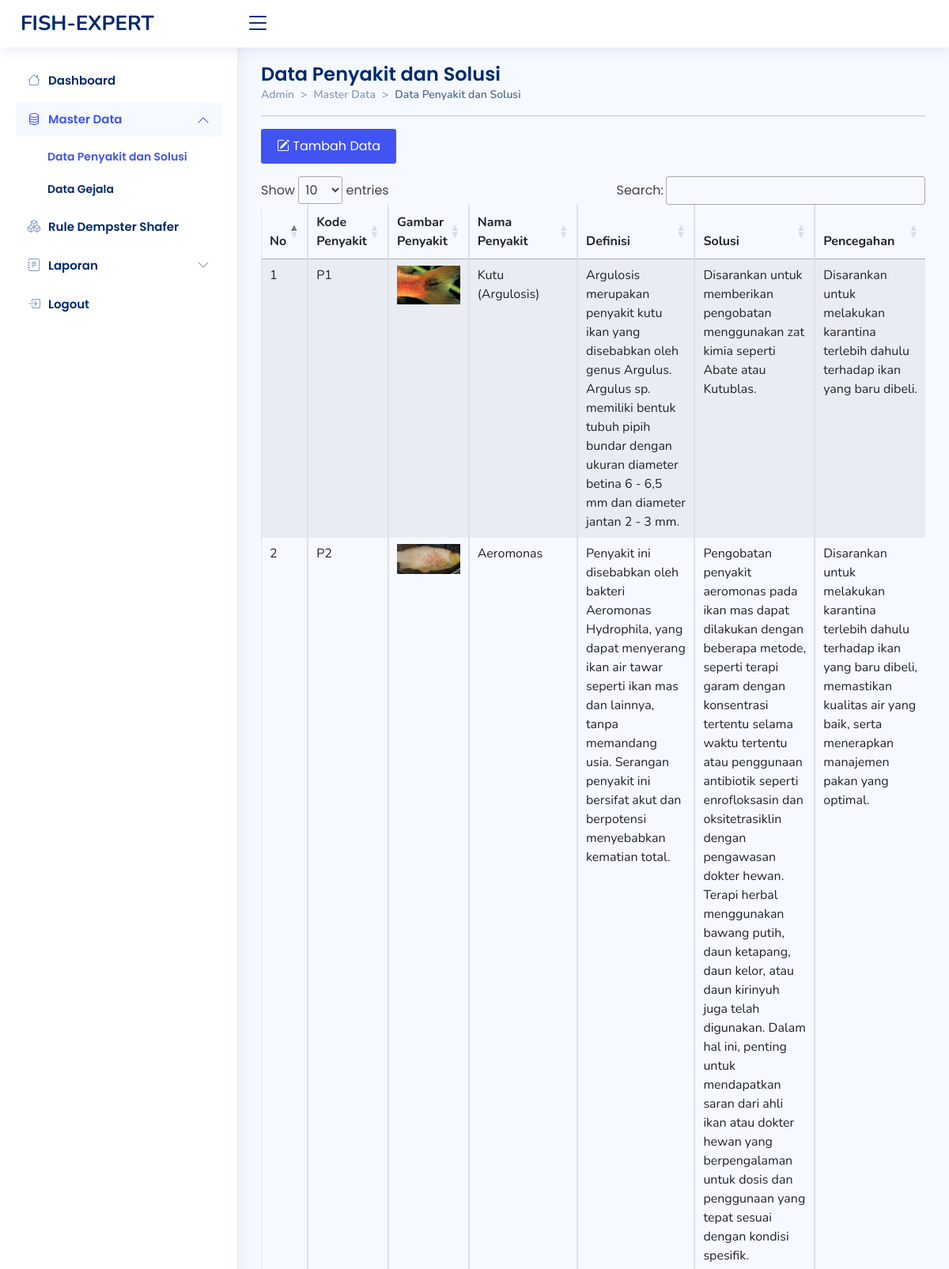
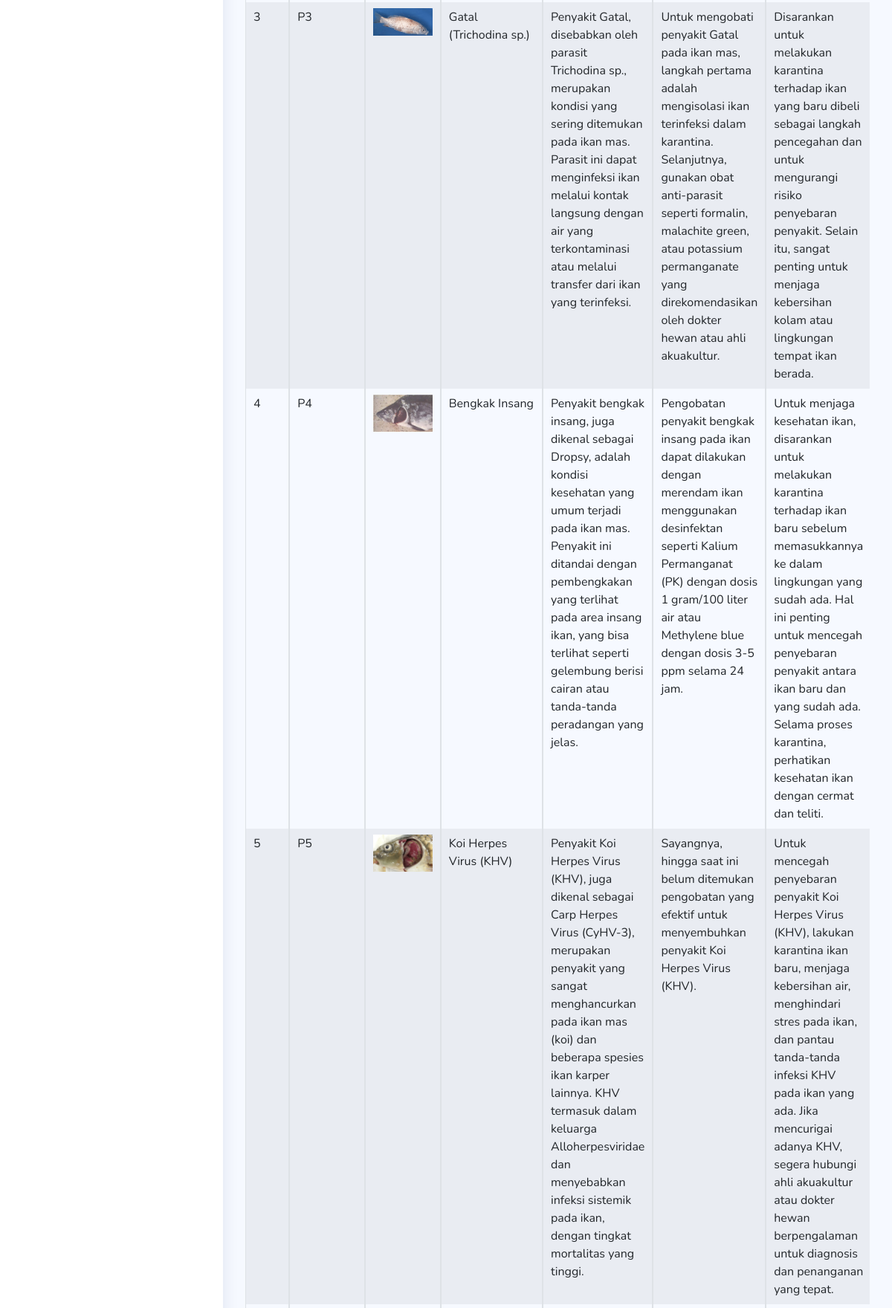
/dist/admin/penyakit/penyakit.php (upper part), run on the app's committed database (2 pictures, top to bottom).
### tables this page shows
CREATE TABLE `tb_penyakit` (
  `id` int(11) NOT NULL,
  `kdpenyakit` varchar(3) DEFAULT NULL,
  `nama_penyakit` varchar(100) DEFAULT NULL,
  `definisi` text DEFAULT NULL,
  `solusi` text NOT NULL,
  `pencegahan` text NOT NULL,
  `gambar` varchar(100) NOT NULL
);

### dist/admin/penyakit/penyakit.php (the view, shortened to what this page needs)
<!DOCTYPE html>
<html lang="en">
<head>
  <link href="../../vendor/bootstrap/css/bootstrap.min.css" rel="stylesheet">
  <link rel="stylesheet" href="https://cdn.jsdelivr.net/npm/bootstrap-icons@1.10.2/font/bootstrap-icons.css">
  <link href="../../vendor/boxicons/css/boxicons.min.css" rel="stylesheet">
  <link href="../../vendor/quill/quill.snow.css" rel="stylesheet">
  <link href="../../vendor/quill/quill.bubble.css" rel="stylesheet">
  <link href="../../vendor/remixicon/remixicon.css" rel="stylesheet">
  <link href="../../vendor/simple-datatables/style.css" rel="stylesheet">
  <link rel="stylesheet" href="https://cdn.datatables.net/1.12.1/css/jquery.dataTables.min.css">
  <link href="../../css/style.css" rel="stylesheet">
</head>
<body>
  <header id="header" class="header fixed-top d-flex align-items-center">
    <div class="d-flex align-items-center justify-content-between">
      <a href="../index.php" class="logo d-flex align-items-center">
        <span class="d-none d-lg-block">FISH-EXPERT</span>
      </a>
      <i class="bi bi-list toggle-sidebar-btn"></i>
    </div>
  </header>
  <aside id="sidebar" class="sidebar">
    <ul class="sidebar-nav" id="sidebar-nav">
      <li class="nav-item">
        <a class="nav-link collapsed" href="../index.php">
          <i class="bi bi-house"></i>
          <span>Dashboard</span>
        </a>
      </li>
      <li class="nav-item">
        <a class="nav-link" data-bs-target="#components-nav" data-bs-toggle="collapse" href="#">
          <i class="bi bi-database"></i><span>Master Data</span><i class="bi bi-chevron-down ms-auto"></i>
        </a>
        <ul id="components-nav" class="nav-content collapse show" data-bs-parent="#sidebar-nav">
          <li>
            <a href="../penyakit/penyakit.php" class="active">
              <span>Data Penyakit dan Solusi</span>
            </a>
          </li>
          <li>
            <a href="../gejala/gejala.php">
              <span>Data Gejala</span>
            </a>
          </li>
        </ul>
      </li>
      <li class="nav-item">
        <a class="nav-link collapsed" href="../rules/rules.php">
          <i class="bi bi-boxes"></i>
          <span>Rule Dempster Shafer</span>
        </a>
      </li>
      <li class="nav-item">
        <a class="nav-link collapsed" data-bs-target="#forms-nav" data-bs-toggle="collapse" href="#">
          <i class="bi bi-journal-text"></i><span>Laporan</span><i class="bi bi-chevron-down ms-auto"></i>
        </a>
      </li>
      <li class="nav-item">
        <a class="nav-link collapsed" href="javascript:;" data-bs-toggle="modal" data-bs-target="#logoutmodal">
          <i class="bi bi-box-arrow-in-right"></i>
          <span>Logout</span>
        </a>
      </li>
    </ul>
  </aside>
  <main id="main" class="main">
    <div class="pagetitle">
      <h1>Data Penyakit dan Solusi</h1>
      <nav style="--bs-breadcrumb-divider: '>';">
        <ol class="breadcrumb">
          <li class="breadcrumb-item"><a href="index.php">Admin</a></li>
          <li class="breadcrumb-item">Master Data</li>
          <li class="breadcrumb-item active">Data Penyakit dan Solusi</li>
        </ol>
      </nav>
      <hr>
    </div>
    <section>
      <div class="row">
        <div class="col-md-12">
          <button type="button" class="tambah btn-md mb-3" data-bs-toggle="modal" data-bs-target="#tambahmodal"><i class="bi bi-pencil-square"></i> Tambah Data</button>
          <div class="table-responsive">
            <table id="myTable" class="table table-striped table-hover table-bordered">
              <thead>
                <tr>
                  <th>No</th>
                  <th>Kode Penyakit</th>
                  <th>Gambar Penyakit</th>
                  <th>Nama Penyakit</th>
                  <th>Definisi</th>
                  <th>Solusi</th>
                  <th>Pencegahan</th>
                </tr>
              </thead>
              <tbody>
                <?php
                include "../../../koneksi.php";
                $sql = "SELECT * FROM tb_penyakit  ORDER BY kdpenyakit";
                $qry = mysqli_query($koneksi, $sql) or die("SQL Error" . mysqli_error($koneksi));
                $no = 0;
                while ($data = mysqli_fetch_array($qry)) {
                  $no++;
                ?>
                  <tr>
                    <td><?php echo $no; ?></td>
                    <td><?php echo $data['kdpenyakit']; ?></td>
                    <td><img src="../../img/thumb/<?php echo $data['gambar']; ?>" alt="Gambar Penyakit" width="100%" height="100%"></td>
                    <td><?php echo $data['nama_penyakit']; ?></td>
                    <td><?php echo $data['definisi']; ?></td>
                    <td><?php echo $data['solusi']; ?></td>
                    <td><?php echo $data['pencegahan']; ?></td>
                  </tr><?php } ?>
              </tbody>
            </table>
          </div>
        </div>
      </div>
    </section>
  </main>
</body>
</html>

### dist/admin/penyakit/penyakit.php (style rules this page uses)
.table { border-radius: 40px; overflow: hidden; font-family: "Nunito", sans-serif; border-radius: 8px; overflow: hidden; }
.tambah { background-color: #4154f1; border: none; color: white; padding: 10px 20px; border-radius: 3px; }

### data on the page
tb_penyakit: kdpenyakit "P1", gambar (picture), nama_penyakit "Kutu (Argulosis)", definisi "Argulosis merupakan penyakit kutu ikan yang disebabkan oleh genus Argulus. Argulus sp. memiliki bentuk tubuh pipih bundar dengan ukuran diameter betina 6 - 6,5 mm dan diameter jantan 2 - 3 mm.", solusi "Disarankan untuk memberikan pengobatan menggunakan zat kimia seperti Abate atau Kutublas.", pencegahan "Disarankan untuk melakukan karantina terlebih dahulu terhadap ikan yang baru dibeli."
tb_penyakit: kdpenyakit "P2", gambar (picture), nama_penyakit "Aeromonas", definisi "Penyakit ini disebabkan oleh bakteri Aeromonas Hydrophila, yang dapat menyerang ikan air tawar seperti ikan mas dan lainnya, tanpa memandang usia. Serangan penyakit ini bersifat akut dan berpotensi menyebabkan kematian total.", solusi "Pengobatan penyakit aeromonas pada ikan mas dapat dilakukan dengan beberapa metode, seperti terapi garam dengan konsentrasi tertentu selama waktu tertentu atau penggunaan antibiotik seperti enrofloksasin dan oksitetrasiklin dengan pengawasan dokter hewan. Terapi herbal menggunakan bawang putih, daun ketapang, daun kelor, atau daun kirinyuh juga telah digunakan. Dalam hal ini, penting untuk mendapatkan saran dari ahli ikan atau dokter hewan yang berpengalaman untuk dosis dan penggunaan yang tepat sesuai dengan kondisi spesifik.", pencegahan "Disarankan untuk melakukan karantina terlebih dahulu terhadap ikan yang baru dibeli, memastikan kualitas air yang baik, serta menerapkan manajemen pakan yang optimal."
tb_penyakit: kdpenyakit "P3", gambar (picture), nama_penyakit "Gatal (Trichodina sp.)", definisi "Penyakit Gatal, disebabkan oleh parasit Trichodina sp., merupakan kondisi yang sering ditemukan pada ikan mas. Parasit ini dapat menginfeksi ikan melalui kontak langsung dengan air yang terkontaminasi atau melalui transfer dari ikan yang terinfeksi.", solusi "Untuk mengobati penyakit Gatal pada ikan mas, langkah pertama adalah mengisolasi ikan terinfeksi dalam karantina. Selanjutnya, gunakan obat anti-parasit seperti formalin, malachite green, atau potassium permanganate yang direkomendasikan oleh dokter hewan atau ahli akuakultur.", pencegahan "Disarankan untuk melakukan karantina terhadap ikan yang baru dibeli sebagai langkah pencegahan dan untuk mengurangi risiko penyebaran penyakit. Selain itu, sangat penting untuk menjaga kebersihan kolam atau lingkungan tempat ikan berada."
tb_penyakit: kdpenyakit "P4", gambar (picture), nama_penyakit "Bengkak Insang", definisi "Penyakit bengkak insang, juga dikenal sebagai Dropsy, adalah kondisi kesehatan yang umum terjadi pada ikan mas. Penyakit ini ditandai dengan pembengkakan yang terlihat pada area insang ikan, yang bisa terlihat seperti gelembung berisi cairan atau tanda-tanda peradangan yang jelas.", solusi "Pengobatan penyakit bengkak insang pada ikan dapat dilakukan dengan merendam ikan menggunakan desinfektan seperti Kalium Permanganat (PK) dengan dosis 1 gram/100 liter air atau Methylene blue dengan dosis 3-5 ppm selama 24 jam.", pencegahan "Untuk menjaga kesehatan ikan, disarankan untuk melakukan karantina terhadap ikan baru sebelum memasukkannya ke dalam lingkungan yang sudah ada. Hal ini penting untuk mencegah penyebaran penyakit antara ikan baru dan yang sudah ada. Selama proses karantina, perhatikan kesehatan ikan dengan cermat dan teliti."
tb_penyakit: kdpenyakit "P5", gambar (picture), nama_penyakit "Koi Herpes Virus (KHV)", definisi "Penyakit Koi Herpes Virus (KHV), juga dikenal sebagai Carp Herpes Virus (CyHV-3), merupakan penyakit yang sangat menghancurkan pada ikan mas (koi) dan beberapa spesies ikan karper lainnya. KHV termasuk dalam keluarga Alloherpesviridae dan menyebabkan infeksi sistemik pada ikan, dengan tingkat mortalitas yang tinggi.", solusi "Sayangnya, hingga saat ini belum ditemukan pengobatan yang efektif untuk menyembuhkan penyakit Koi Herpes Virus (KHV).", pencegahan "Untuk mencegah penyebaran penyakit Koi Herpes Virus (KHV), lakukan karantina ikan baru, menjaga kebersihan air, menghindari stres pada ikan, dan pantau tanda-tanda infeksi KHV pada ikan yang ada. Jika mencurigai adanya KHV, segera hubungi ahli akuakultur atau dokter hewan berpengalaman untuk diagnosis dan penanganan yang tepat."
